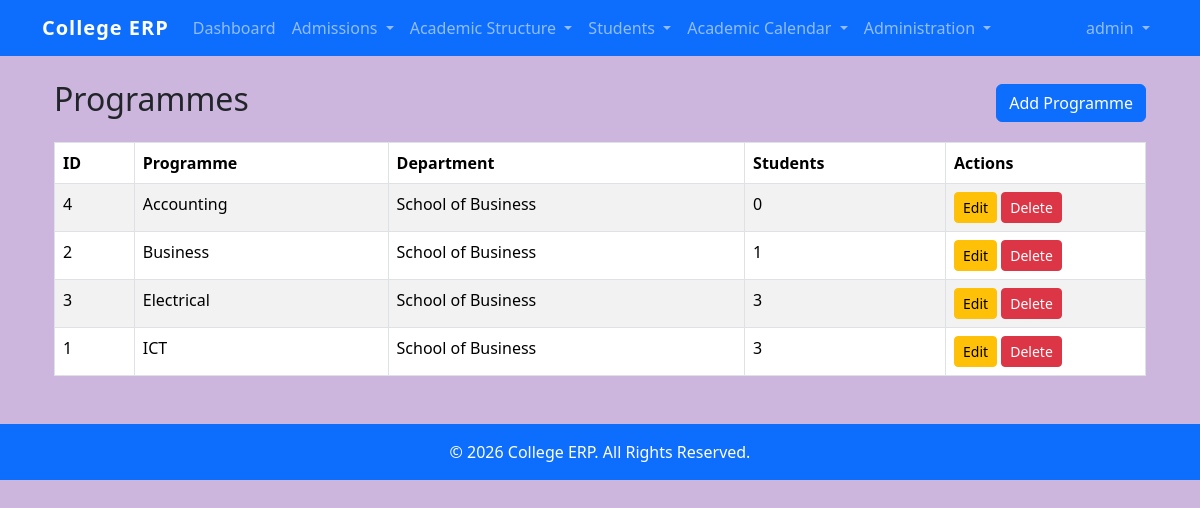
The app's page /programmes/ (signed in), older data.
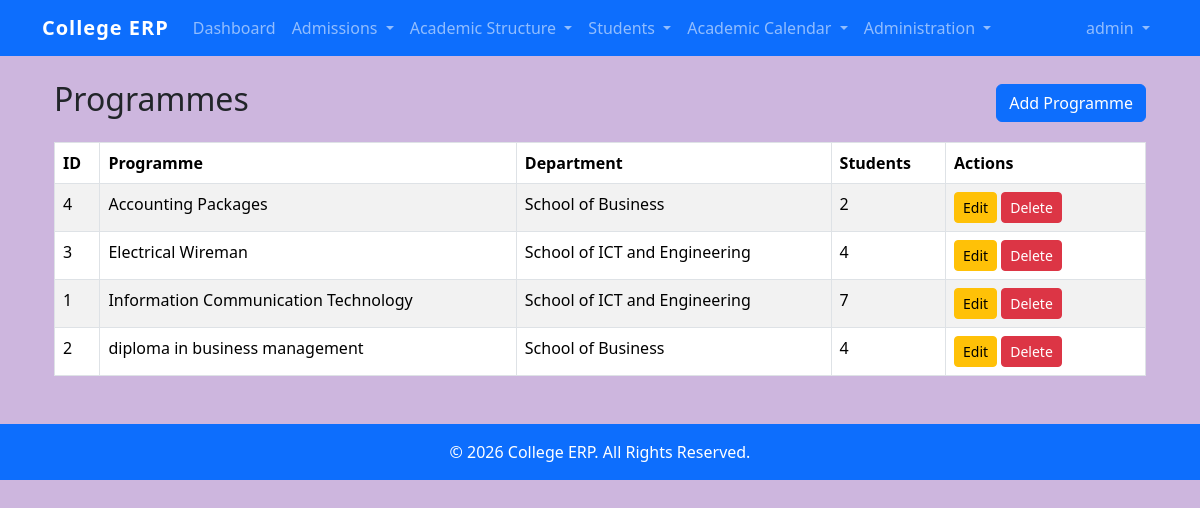
The same page, newer data.
### students/models.py (models this page shows, shortened)
class Programme(models.Model):
    programme_name = models.CharField(
        max_length=100,
        unique=True
    )
    department = models.ForeignKey(
        Department,
        on_delete=models.PROTECT,
        related_name="programmes"
    )
    created_at = models.DateTimeField(
        auto_now_add=True
    )
    updated_at = models.DateTimeField(
        auto_now=True
    )
    class Meta:
        ordering = ["programme_name"]

class Department(models.Model):
    department_name = models.CharField(max_length=100)

### students/views.py (the view)
@login_required
@permission_required(
    "students.view_programme",
    raise_exception=True
)
def programme_list(request):
    programmes = Programme.objects.select_related(
        "department"
    )
    context = {
        "programmes": programmes
    }
    return render(
        request,
        "students/programmes/programme_list.html",
        context
    )

### templates/students/programmes/programme_list.html
{% extends "base.html" %}
{% block content %}
<div class="container mt-4">
    <div class="d-flex justify-content-between align-items-center mb-3">
        <h2>Programmes</h2>
        {% if perms.students.add_programme %}
        <a href="{% url 'programme_create' %}"
           class="btn btn-primary">
            Add Programme
        </a>
        {% endif %}
    </div>
    <table class="table table-bordered table-striped">
        <thead>
            <tr>
                <th>ID</th>
                <th>Programme</th>
                <th>Department</th>
                <th>Students</th>
                <th width="200">Actions</th>
            </tr>
        </thead>
        <tbody>
        {% for programme in programmes %}
            <tr>
                <td>{{ programme.id }}</td>
                <td>{{ programme.programme_name }}</td>
                <td>{{ programme.department.department_name }}</td>
                <td>{{ programme.students.count }}</td>
                <td>
                    {% if perms.students.change_programme %}
                    <a href="{% url 'programme_update' programme.id %}"
                       class="btn btn-warning btn-sm">
                        Edit
                    </a>
                    {% endif %}
                    {% if perms.students.delete_programme %}
                    <a href="{% url 'programme_delete' programme.id %}"
                       class="btn btn-danger btn-sm">
                        Delete
                    </a>
                    {% endif %}
                </td>
            </tr>
        {% empty %}
            <tr>
                <td colspan="5">
                    No programmes found.
                </td>
            </tr>
        {% endfor %}
        </tbody>
    </table>
</div>
{% endblock %}

Row changes from the older to the newer data that the page shows:
changed Programme id 4: programme_name "Accounting" → "Accounting Packages"; students.count "0" → "2"
changed Programme id 3: programme_name "Electrical" → "Electrical Wireman"; department.department_name "School of Business" → "School of ICT and Engineering"; students.count "3" → "4"
changed Programme id 1: programme_name "ICT" → "Information Communication Technology"; department.department_name "School of Business" → "School of ICT and Engineering"; students.count "3" → "7"
changed Programme id 2: programme_name "Business" → "diploma in business management"; students.count "1" → "4"; moves down the list
